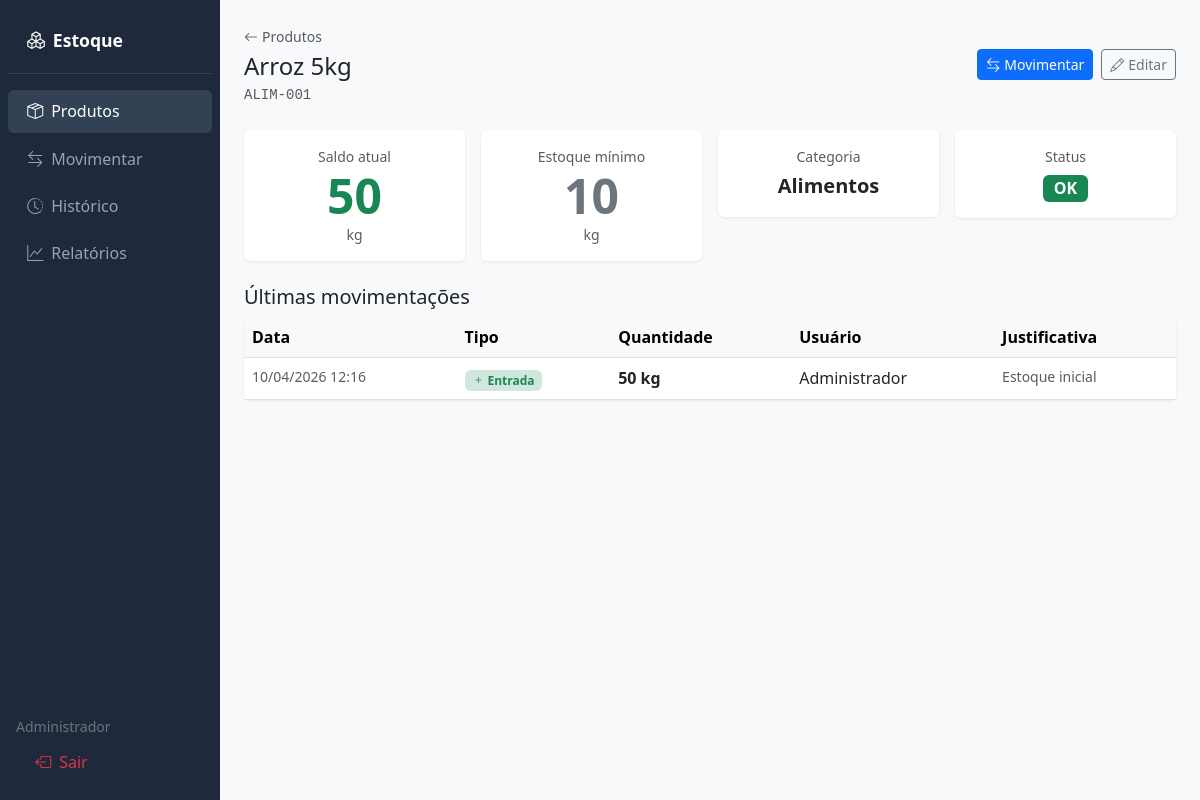
The page /produtos/1 (signed in) on the database its author committed.
### app/models/usuario.py (models this page shows, shortened)
class Usuario(UserMixin, db.Model):
    __tablename__ = "usuarios"
    id = db.Column(db.Integer, primary_key=True)
    nome = db.Column(db.String(100), nullable=False)
    email = db.Column(db.String(150), unique=True, nullable=False)
    senha_hash = db.Column(db.String(256), nullable=False)
    admin = db.Column(db.Boolean, default=False)
    criado_em = db.Column(db.DateTime, default=datetime.utcnow)
    movimentacoes = db.relationship("Movimentacao", backref="usuario", lazy=True)

### app/models/produto.py (models this page shows, shortened)
class Produto(db.Model):
    __tablename__ = "produtos"
    id = db.Column(db.Integer, primary_key=True)
    nome = db.Column(db.String(150), nullable=False)
    codigo = db.Column(db.String(50), unique=True, nullable=False)
    descricao = db.Column(db.Text)
    unidade = db.Column(db.String(20), default="un")
    estoque_minimo = db.Column(db.Integer, default=0)
    categoria_id = db.Column(db.Integer, db.ForeignKey("categorias.id"))
    ativo = db.Column(db.Boolean, default=True)
    criado_em = db.Column(db.DateTime, default=datetime.utcnow)
    movimentacoes = db.relationship("Movimentacao", backref="produto", lazy=True)
    @property
    def saldo_atual(self):
        from app.models.movimentacao import Movimentacao
        entradas = db.session.query(
            db.func.coalesce(db.func.sum(Movimentacao.quantidade), 0)
        ).filter(
            Movimentacao.produto_id == self.id,
            Movimentacao.tipo == "entrada"
        ).scalar()
        saidas = db.session.query(
            db.func.coalesce(db.func.sum(Movimentacao.quantidade), 0)
        ).filter(
            Movimentacao.produto_id == self.id,
            Movimentacao.tipo == "saida"
        ).scalar()
        return int(entradas) - int(saidas)
    @property
    def abaixo_minimo(self):
        return self.saldo_atual < self.estoque_minimo

class Categoria(db.Model):
    __tablename__ = "categorias"
    id = db.Column(db.Integer, primary_key=True)
    nome = db.Column(db.String(80), unique=True, nullable=False)
    produtos = db.relationship("Produto", backref="categoria", lazy=True)

### app/models/movimentacao.py (models this page shows, shortened)
class Movimentacao(db.Model):
    __tablename__ = "movimentacoes"
    id = db.Column(db.Integer, primary_key=True)
    tipo = db.Column(db.String(10), nullable=False)          # 'entrada' ou 'saida'
    quantidade = db.Column(db.Integer, nullable=False)
    justificativa = db.Column(db.String(255))
    produto_id = db.Column(db.Integer, db.ForeignKey("produtos.id"), nullable=False)
    usuario_id = db.Column(db.Integer, db.ForeignKey("usuarios.id"), nullable=False)
    criado_em = db.Column(db.DateTime, default=datetime.utcnow)

### app/routes/produtos.py (the view)
@produtos_bp.route("/<int:id>")
@login_required
def detalhe(id):
    produto = Produto.query.get_or_404(id)
    historico = sorted(produto.movimentacoes, key=lambda m: m.criado_em, reverse=True)[:20]
    return render_template("produtos/detalhe.html", produto=produto, historico=historico)

### app/models/usuario.py (called while the page is built)
@login_manager.user_loader
def load_user(user_id):
    return Usuario.query.get(int(user_id))

### app/templates/produtos/detalhe.html (shortened to what this page needs)
{% extends "base.html" %}
{% block content %}
<div class="d-flex justify-content-between align-items-center mb-4">
  <div>
    <a href="{{ url_for('produtos.listar') }}" class="text-muted text-decoration-none small">
      <i class="bi bi-arrow-left me-1"></i>Produtos
    </a>
    <h4 class="mb-0 mt-1">{{ produto.nome }}</h4>
    <code class="text-muted">{{ produto.codigo }}</code>
  </div>
  <div class="d-flex gap-2">
    <a href="{{ url_for('movimentacoes.nova') }}?produto_id={{ produto.id }}"
       class="btn btn-primary btn-sm">
      <i class="bi bi-arrow-left-right me-1"></i>Movimentar
    </a>
    <a href="{{ url_for('produtos.editar', id=produto.id) }}" class="btn btn-outline-secondary btn-sm">
      <i class="bi bi-pencil me-1"></i>Editar
    </a>
  </div>
</div>
<div class="row g-3 mb-4">
  <div class="col-md-3">
    <div class="card p-3 text-center">
      <div class="text-muted small">Saldo atual</div>
      <div class="display-5 fw-bold {% if produto.abaixo_minimo %}text-danger{% else %}text-success{% endif %}">
        {{ produto.saldo_atual }}
      </div>
      <div class="text-muted small">{{ produto.unidade }}</div>
    </div>
  </div>
  <div class="col-md-3">
    <div class="card p-3 text-center">
      <div class="text-muted small">Estoque mínimo</div>
      <div class="display-5 fw-bold text-secondary">{{ produto.estoque_minimo }}</div>
      <div class="text-muted small">{{ produto.unidade }}</div>
    </div>
  </div>
  <div class="col-md-3">
    <div class="card p-3 text-center">
      <div class="text-muted small">Categoria</div>
      <div class="fs-5 fw-semibold mt-1">{{ produto.categoria.nome if produto.categoria else '—' }}</div>
    </div>
  </div>
  <div class="col-md-3">
    <div class="card p-3 text-center">
      <div class="text-muted small">Status</div>
      <div class="mt-2">
        {% if produto.abaixo_minimo %}
          <span class="badge bg-danger fs-6">CRÍTICO</span>
        {% else %}
          <span class="badge bg-success fs-6">OK</span>
        {% endif %}
      </div>
    </div>
  </div>
</div>
<h5>Últimas movimentações</h5>
<div class="card">
  <div class="table-responsive">
    <table class="table table-hover mb-0">
      <thead class="table-light">
        <tr><th>Data</th><th>Tipo</th><th>Quantidade</th><th>Usuário</th><th>Justificativa</th></tr>
      </thead>
      <tbody>
        {% for m in historico %}
        <tr>
          <td class="text-muted small">{{ m.criado_em.strftime('%d/%m/%Y %H:%M') }}</td>
          <td>
            {% if m.tipo == 'entrada' %}
              <span class="badge bg-success-subtle text-success"><i class="bi bi-plus"></i> Entrada</span>
            {% else %}
              <span class="badge bg-danger-subtle text-danger"><i class="bi bi-dash"></i> Saída</span>
            {% endif %}
          </td>
          <td class="fw-semibold">{{ m.quantidade }} {{ produto.unidade }}</td>
          <td>{{ m.usuario.nome }}</td>
          <td class="text-muted small">{{ m.justificativa or '—' }}</td>
        </tr>
        {% else %}
        <tr><td colspan="5" class="text-center text-muted py-3">Sem movimentações ainda.</td></tr>
        {% endfor %}
      </tbody>
    </table>
  </div>
</div>
{% endblock %}

### app/templates/base.html (shortened to what this page needs)
<!DOCTYPE html>
<html lang="pt-BR">
<head>
  <link href="https://cdn.jsdelivr.net/npm/bootstrap@5.3.0/dist/css/bootstrap.min.css" rel="stylesheet">
  <link href="https://cdn.jsdelivr.net/npm/bootstrap-icons@1.11.0/font/bootstrap-icons.css" rel="stylesheet">
</head>
<body>
<div class="d-flex">
  {% if current_user.is_authenticated %}
  <div class="sidebar d-flex flex-column p-2" style="width:220px; min-width:220px">
    <div class="brand mb-3"><i class="bi bi-boxes me-2"></i>Estoque</div>
    <nav class="nav flex-column gap-1">
      <a href="{{ url_for('produtos.listar') }}"
         class="nav-link {% if request.blueprint == 'produtos' %}active{% endif %}">
        <i class="bi bi-box-seam me-2"></i>Produtos
      </a>
      <a href="{{ url_for('movimentacoes.nova') }}"
         class="nav-link {% if request.blueprint == 'movimentacoes' and 'nova' in request.path %}active{% endif %}">
        <i class="bi bi-arrow-left-right me-2"></i>Movimentar
      </a>
      <a href="{{ url_for('movimentacoes.listar') }}"
         class="nav-link">
        <i class="bi bi-clock-history me-2"></i>Histórico
      </a>
      <a href="{{ url_for('relatorios.index') }}"
         class="nav-link {% if request.blueprint == 'relatorios' %}active{% endif %}">
        <i class="bi bi-graph-up me-2"></i>Relatórios
      </a>
    </nav>
    <div class="mt-auto p-2">
      <small class="text-secondary d-block mb-1">{{ current_user.nome }}</small>
      <a href="{{ url_for('auth.logout') }}" class="nav-link text-danger">
        <i class="bi bi-box-arrow-left me-2"></i>Sair
      </a>
    </div>
  </div>
  {% endif %}
  <div class="flex-grow-1 p-4" style="min-width:0">
    {% block content %}{% endblock %}
  </div>
</div>
</body>
</html>

### app/templates/base.html (style rules this page uses)
body { background: #f8f9fa; }
.sidebar { min-height: 100vh; background: #1e293b; }
.sidebar .nav-link { color: #94a3b8; padding: .6rem 1.2rem; border-radius: 6px; }
.sidebar .nav-link:hover, .sidebar .nav-link.active { background: #334155; color: #fff; }
.sidebar .brand { color: #fff; font-size: 1.1rem; font-weight: 600; padding: 1.2rem; border-bottom: 1px solid #334155; }
.card { border: none; box-shadow: 0 1px 3px rgba(0,0,0,.08); }

### rows shown on the page
Usuario: nome "Administrador"
Produto: nome "Arroz 5kg", codigo "ALIM-001", unidade "kg", estoque_minimo "10"
Categoria: categoria "Alimentos"
Movimentacao: criado_em "10/04/2026 12:16", tipo "entrada" (drawn), quantidade "50", usuario.nome "Administrador", justificativa "Estoque inicial"

### other values the page prints
{{ produto.saldo_atual }} "50"
